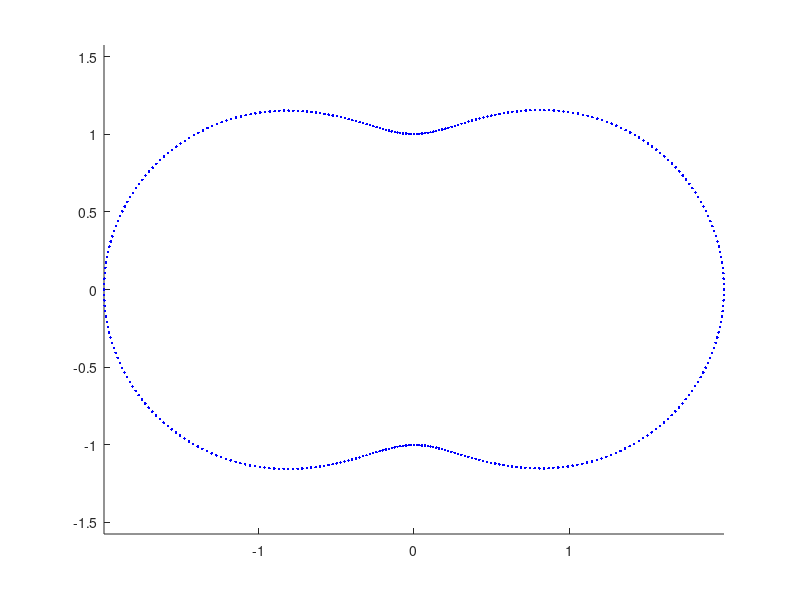

MATLAB code to generate this figure:
clear
close all
clc

rotate = @(phi) [cosd(phi) -sind(phi);sind(phi) cosd(phi)];

%%

sigma_x = 2;
sigma_y = 1;

p_x = sigma_x * randn(1e5,1);
p_y = sigma_y * randn(length(p_x),1);
p = [p_x';p_y'];

figure; 
% plot(p_x,p_y,'r.'); 
hold on;
for phi_i = 0:1:360    
    p_alpha = rotate(phi_i)*p;
    
    std_alpha = std(p_alpha(1,:));    
    
    std_alpha_x = cosd(phi_i)*std_alpha;
    std_alpha_y = sind(phi_i)*std_alpha;
    
    plot(std_alpha_x,std_alpha_y,'b.');
end % for phi_i
axis equal